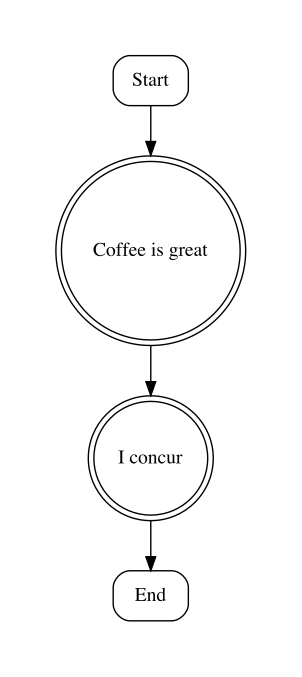

Write Python code to recreate this figure.
from graphviz import Digraph

dot = Digraph('graphviz_example_1', filename='graphviz_example_1')

dot.attr('node', shape='box', style='rounded')
dot.node('start', 'Start')
dot.node('end', 'End')

dot.attr('node', shape='doublecircle')
dot.node('A', 'Coffee is great')
dot.node('B', 'I concur')

dot.edge('start', 'A')
dot.edge('A', 'B')
dot.edge('B', 'end')

dot.view()
